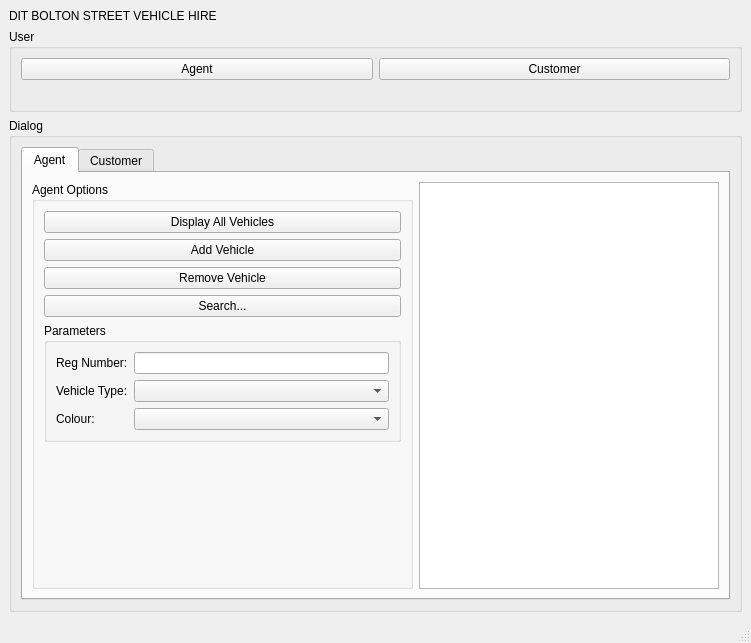
<?xml version="1.0" encoding="UTF-8"?>
<ui version="4.0">
 <class>MainWindow</class>
 <widget class="QMainWindow" name="MainWindow">
  <property name="geometry">
   <rect>
    <x>0</x>
    <y>0</y>
    <width>751</width>
    <height>643</height>
   </rect>
  </property>
  <property name="windowTitle">
   <string>MainWindow</string>
  </property>
  <widget class="QWidget" name="centralwidget">
   <layout class="QVBoxLayout" name="verticalLayout_2">
    <item>
     <widget class="QLabel" name="label_2">
      <property name="maximumSize">
       <size>
        <width>16777215</width>
        <height>50</height>
       </size>
      </property>
      <property name="styleSheet">
       <string notr="true">font: 75 20pt &quot;MS Shell Dlg 2&quot;;</string>
      </property>
      <property name="text">
       <string>DIT BOLTON STREET VEHICLE HIRE</string>
      </property>
     </widget>
    </item>
    <item>
     <layout class="QVBoxLayout" name="verticalLayout">
      <item>
       <widget class="QGroupBox" name="gb_user_management">
        <property name="title">
         <string>User</string>
        </property>
        <layout class="QVBoxLayout" name="verticalLayout_3">
         <item>
          <layout class="QHBoxLayout" name="horizontalLayout">
           <item>
            <widget class="QPushButton" name="pb_agent_select">
             <property name="text">
              <string>Agent</string>
             </property>
            </widget>
           </item>
           <item>
            <widget class="QPushButton" name="pb_customer_select">
             <property name="text">
              <string>Customer</string>
             </property>
            </widget>
           </item>
          </layout>
         </item>
         <item>
          <widget class="QLabel" name="lbl_usertype_message">
           <property name="maximumSize">
            <size>
             <width>16777215</width>
             <height>50</height>
            </size>
           </property>
           <property name="styleSheet">
            <string notr="true">border-color: rgb(0, 0, 0);</string>
           </property>
           <property name="text">
            <string/>
           </property>
          </widget>
         </item>
        </layout>
       </widget>
      </item>
      <item>
       <widget class="QGroupBox" name="gb_dialog">
        <property name="title">
         <string>Dialog</string>
        </property>
        <layout class="QHBoxLayout" name="horizontalLayout_2">
         <item>
          <widget class="QTabWidget" name="tw_dialog">
           <property name="enabled">
            <bool>true</bool>
           </property>
           <property name="toolTip">
            <string>Please Select a User Type</string>
           </property>
           <property name="currentIndex">
            <number>0</number>
           </property>
           <widget class="QWidget" name="tab_agent">
            <attribute name="title">
             <string>Agent</string>
            </attribute>
            <layout class="QVBoxLayout" name="verticalLayout_4">
             <item>
              <layout class="QHBoxLayout" name="horizontalLayout_3">
               <item>
                <widget class="QGroupBox" name="groupBox">
                 <property name="title">
                  <string>Agent Options</string>
                 </property>
                 <layout class="QVBoxLayout" name="verticalLayout_8">
                  <item>
                   <widget class="QPushButton" name="pb_agent_display">
                    <property name="text">
                     <string>Display All Vehicles</string>
                    </property>
                   </widget>
                  </item>
                  <item>
                   <widget class="QPushButton" name="pb_agent_add">
                    <property name="text">
                     <string>Add Vehicle</string>
                    </property>
                   </widget>
                  </item>
                  <item>
                   <widget class="QPushButton" name="pb_agent_delete">
                    <property name="text">
                     <string>Remove Vehicle</string>
                    </property>
                   </widget>
                  </item>
                  <item>
                   <widget class="QPushButton" name="pb_agent_search">
                    <property name="text">
                     <string>Search...</string>
                    </property>
                   </widget>
                  </item>
                  <item>
                   <widget class="QGroupBox" name="groupBox_2">
                    <property name="title">
                     <string>Parameters</string>
                    </property>
                    <layout class="QFormLayout" name="formLayout_2">
                     <item row="0" column="0">
                      <widget class="QLabel" name="label">
                       <property name="text">
                        <string>Reg Number:</string>
                       </property>
                      </widget>
                     </item>
                     <item row="0" column="1">
                      <widget class="QLineEdit" name="lineEdit"/>
                     </item>
                     <item row="1" column="0">
                      <widget class="QLabel" name="label_3">
                       <property name="text">
                        <string>Vehicle Type:</string>
                       </property>
                      </widget>
                     </item>
                     <item row="1" column="1">
                      <widget class="QComboBox" name="comboBox"/>
                     </item>
                     <item row="2" column="0">
                      <widget class="QLabel" name="label_4">
                       <property name="text">
                        <string>Colour:</string>
                       </property>
                      </widget>
                     </item>
                     <item row="2" column="1">
                      <widget class="QComboBox" name="comboBox_2"/>
                     </item>
                    </layout>
                   </widget>
                  </item>
                  <item>
                   <spacer name="verticalSpacer">
                    <property name="orientation">
                     <enum>Qt::Vertical</enum>
                    </property>
                    <property name="sizeHint" stdset="0">
                     <size>
                      <width>20</width>
                      <height>40</height>
                     </size>
                    </property>
                   </spacer>
                  </item>
                 </layout>
                </widget>
               </item>
               <item>
                <widget class="QPlainTextEdit" name="te_agent_output">
                 <property name="maximumSize">
                  <size>
                   <width>300</width>
                   <height>16777215</height>
                  </size>
                 </property>
                </widget>
               </item>
              </layout>
             </item>
            </layout>
           </widget>
           <widget class="QWidget" name="tab_customer">
            <attribute name="title">
             <string>Customer</string>
            </attribute>
            <layout class="QVBoxLayout" name="verticalLayout_6">
             <item>
              <layout class="QVBoxLayout" name="verticalLayout_5"/>
             </item>
            </layout>
           </widget>
          </widget>
         </item>
        </layout>
       </widget>
      </item>
     </layout>
    </item>
   </layout>
  </widget>
  <widget class="QMenuBar" name="menubar">
   <property name="geometry">
    <rect>
     <x>0</x>
     <y>0</y>
     <width>751</width>
     <height>26</height>
    </rect>
   </property>
  </widget>
  <widget class="QStatusBar" name="statusbar"/>
 </widget>
 <resources/>
 <connections/>
</ui>
